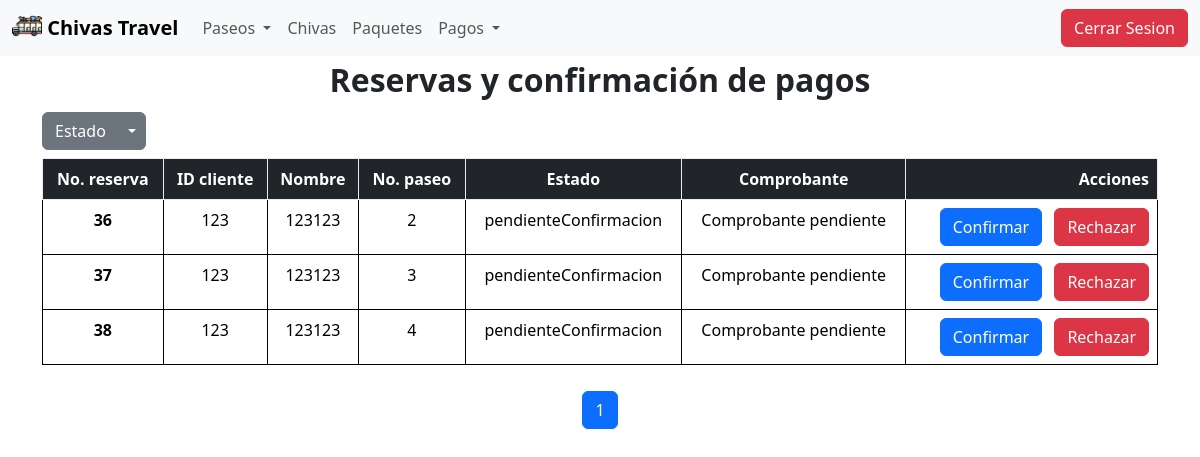
The app's page /paseos/pagosAdmin/?lista=pendienteConfirmacion, older data.
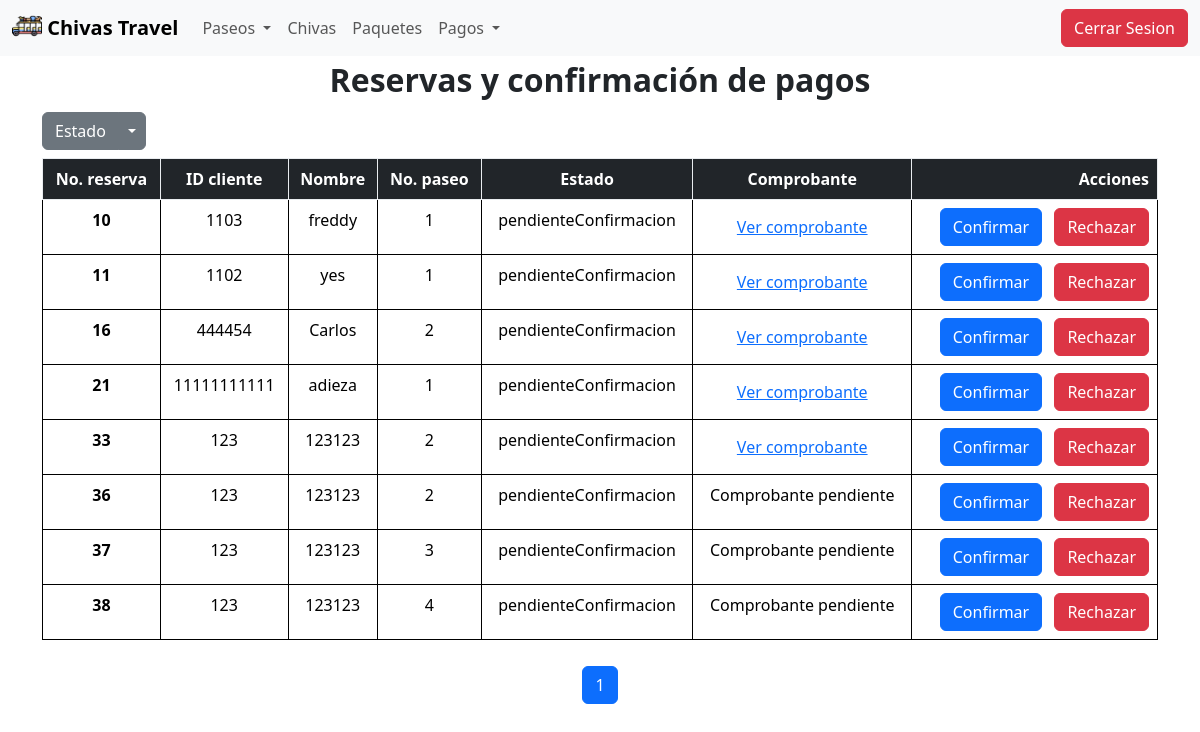
The same page, newer data.
### paseos/models.py (models this page shows, shortened)
class Reserva(models.Model):
    paseo = models.ForeignKey(Paseo, on_delete=models.CASCADE)
    estado = models.CharField(max_length=100)
    fechaCreacion = models.DateField()
    valor = models.IntegerField()
    paquete = models.ForeignKey(Paquete, on_delete=models.CASCADE, default='none')
    comprobantePago = models.CharField(max_length=200000, default='none')
    persona = models.ForeignKey(Cliente, on_delete=models.CASCADE)

class Cliente(models.Model):
    nombre = models.CharField(max_length=100)
    id = models.IntegerField(primary_key=True)
    celular = models.IntegerField()
    correo = models.EmailField()
    edad = models.IntegerField()
    cuentaBancaria = models.ForeignKey(CuentaBancaria, on_delete=models.CASCADE)
    rol = models.CharField(max_length=50, default='cliente')  # Campo rol agregado

class Paseo(models.Model):
    imagen = models.CharField(max_length=500000, default='default_value')
    origen = models.CharField(max_length=100)
    destino = models.CharField(max_length=100)
    descripcion = models.CharField(max_length=300)
    fecha = models.DateField()
    hora = models.TimeField()
    chiva = models.ForeignKey(Chiva, on_delete=models.CASCADE)
    esquemaCobro = models.ForeignKey(EsquemaCobro, on_delete=models.CASCADE)
    disponibilidad = models.IntegerField()

### paseos/views.py (the view, shortened to what this page needs)
# urls.py: path('pagosAdmin/', views.pagosAdmin, name='pagosAdmin' ),
def pagosAdmin(request):
    pendienteConfirmacion = Reserva.objects.filter(estado="pendienteConfirmacion")
    confirmadas = Reserva.objects.filter(estado="confirmada")
    rechazadas = Reserva.objects.filter(estado="rechazada")
    lista = request.GET.get('lista', 'confirmadas')
    if lista == 'pendienteConfirmacion':
        listaReservas = pendienteConfirmacion
    elif lista == 'rechazadas':
        listaReservas = rechazadas
    else:
        listaReservas = confirmadas
    paginator = Paginator(listaReservas, 10)
    pageNumber = request.GET.get('page')
    objsReserva = paginator.get_page(pageNumber)
    return render(request, 'pagosAdmin.html', {'listaReservas' : objsReserva,
                                               'lista' : lista})

### paseos/templates/pagosAdmin.html (shortened to what this page needs)
<!DOCTYPE html>
<html lang="en">
<head>
    {% load static %}
    <link rel="stylesheet" href="{% static '/styles.css' %}">
    <link href="{% static '/stylesApp.css' %}" rel="stylesheet">
</head>
<body>
    <header>
        {% include 'navbarAdmin.html' %}
        <p class="fs-2 fw-bold text-center m-0">Reservas y confirmación de pagos</p>
    </header>
    <main class="pagosMain">
        <div id="squereMain" class="container">
            <div class="btn-group mt-2 mb-2">
                <button type="button" class="btn btn-secondary">Estado</button>
                <button type="button" class="btn btn-secondary dropdown-toggle dropdown-toggle-split" data-bs-toggle="dropdown" aria-expanded="false">
                </button>
            </div>
            <table class="table table-bordered border-black">
                <thead>
                  <tr class="table-dark table-bordered border-light-subtle">
                    <th scope="col" class="text-center">No. reserva</th>
                    <th scope="col" class="text-center">ID cliente</th>
                    <th scope="col" class="text-center">Nombre</th>
                    <th scope="col" class="text-center">No. paseo</th>
                    <th scope="col" class="text-center">Estado</th>
                    <th scope="col" class="text-center">Comprobante</th>
                    <th scope="col" class="text-end">Acciones</th>
                  </tr>
                </thead>
                <tbody>
                {% for reserva in listaReservas %}
                  <tr>
                    <th scope="row" class="text-center">{{reserva.id}}</th>
                    <td class="text-center">{{reserva.persona.id}}</td>
                    <td class="text-center">{{reserva.persona.nombre}}</td>
                    <td class="text-center">{{reserva.paseo.id}}</td>
                    <td class="text-center">{{reserva.estado}}</td>
                    <td class="text-center">
                        {% if reserva.comprobantePago == 'none' %}
                            Comprobante pendiente
                        {% else %}
                            <button type="button" class="btn btn-link" data-bs-toggle="modal" data-bs-target="#pagosModal{{ reserva.persona.id }}">
                                Ver comprobante
                            </button>
                        {% endif %}
                    </td>
                    <td class="text-end">
                        <form method="post" action=''>
                            {% if reserva.estado == 'pendienteConfirmacion' %}
                                <button type="submit" name="action" value="confirmar" class="btn btn-primary me-2">Confirmar</button>
                                <button type="submit" name="action" value="rechazar" class="btn btn-danger">Rechazar</button>
                            {% endif %}
                        </form>
                    </td>
                  </tr>
                {% endfor %}
                </tbody>
            </table>
        </div>
        <div class="pagination-wrapper">
            <nav aria-label="Page navigation">
                <ul class="pagination justify-content-center custom-cursor">
                    {% for num in listaReservas.paginator.page_range %}
                        {% if listaReservas.number == num %}
                            <li class="page-item active"><span class="page-link">{{ num }}</span></li>
                        {% elif num > listaReservas.number|add:'-3' and num < listaReservas.number|add:'3' %}
                            <li class="page-item"><a class="page-link" href="?lista={{ lista }}&page={{ num }}">{{ num }}</a></li>
                        {% endif %}
                    {% endfor %}
                </ul>
            </nav>
        </div>
    </main>
</body>
</html>

Row changes from the older to the newer data that the page shows:
now on this page (row edited): Reserva: id "10", persona.id "1103", persona.nombre "freddy", paseo.id "1", estado "pendienteConfirmacion", shows "Confirmar"
now on this page (row edited): Reserva: id "11", persona.id "1102", persona.nombre "yes", paseo.id "1", estado "pendienteConfirmacion", shows "Confirmar"
now on this page (row edited): Reserva: id "16", persona.id "444454", persona.nombre "Carlos", paseo.id "2", estado "pendienteConfirmacion", shows "Confirmar"
now on this page (row edited): Reserva: id "21", persona.id "11111111111", persona.nombre "adieza", paseo.id "1", estado "pendienteConfirmacion", shows "Confirmar"
now on this page (row edited): Reserva: id "33", persona.id "123", persona.nombre "123123", paseo.id "2", estado "pendienteConfirmacion", shows "Confirmar"
